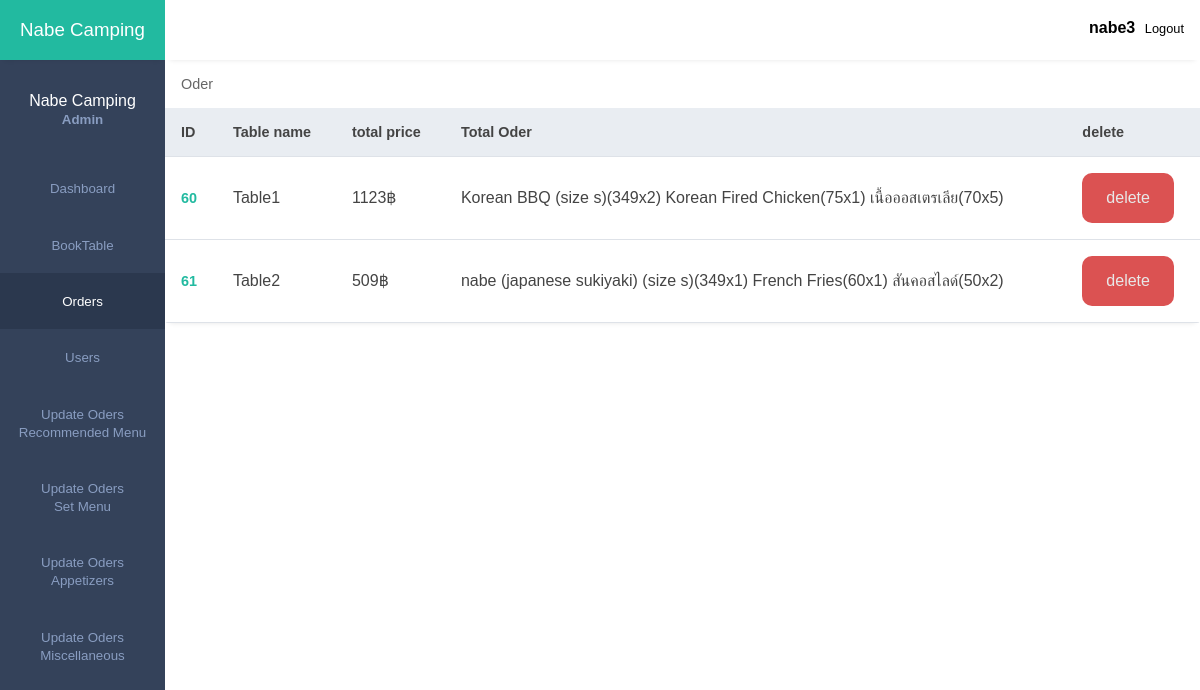
The page /Oders.php (signed in) on the database its author committed.
### tables this page shows
CREATE TABLE `oders` (
  `id` int(100) NOT NULL,
  `namebook` varchar(100) NOT NULL,
  `total_oders` varchar(1000) NOT NULL,
  `total_price` int(100) NOT NULL
);

### Oders.php (the view, shortened to what this page needs)
<?php
    include('config.php');
?>
<!DOCTYPE html>
<html lang="en">
<head>
    <link rel="stylesheet" href="css/dashboardadmin.css">
    <link rel="stylesheet" href="https://maxst.icons8.com/vue-static/landings/line-awesome/line-awesome/1.3.0/css/line-awesome.min.css">
</head>
<body>
    <div class="sidebar">
        <div class="side-header">
            <h3><span>Nabe Camping</span></h3>
        </div>
        <div class="side-content">
            <div class="profile">
                <h4>Nabe Camping</h4>
                <small>Admin</small>
            </div>
            <div class="side-menu">
                <ul>
                    <li>
                       <a href="dashboard.php">
                            <small>Dashboard</small>
                        </a>
                    </li>
                       <a href="booking.php">
                            <small>BookTable</small>
                        </a>
                    <li>
                       <a href="Oders.php" class="active">
                            <small>Orders</small>
                        </a>
                    </li>
                    <li>
                       <a href="aduser.php">
                            <small>Users</small>
                        </a>
                    </li>
                    <li>
                       <a href="updateoder_rec.php">
                            <small>Update Oders <br>Recommended Menu </small>
                        </a>
                    </li>
                    <li>
                       <a href="updateoder_set.php">
                            <small>Update Oders <br>Set Menu</small>
                        </a>
                    </li>
                    <li>
                       <a href="updateoder_app.php">
                            <small>Update Oders <br>Appetizers</small>
                        </a>
                    </li>
                    <li>
                       <a href="updateoder_mis.php">
                            <small>Update Oders <br> Miscellaneous </small>
                        </a>
                    </li>
                </ul>
            </div>
        </div>
    </div>
    <div class="main-content">
        <header>
            <div class="header-content">
                <div class="header-menu">
                    <div class="user">
                        <?php if (isset($_SESSION['username'])) : ?>
                        <p class="usernametext"><strong><?php echo $_SESSION['username'] ; ?></strong></p>
                        <a href="Oders.php?logout='1'"><span class="las la-power-off"></span></a>
                        <a href="Oders.php?logout='1'"><span class ="btnlogout">Logout</span></a>
                        <?php endif ?>
                    </div>
                </div>
            </div>
        </header>
        <main>
                <div class="records table-responsive">
                    <div class="record-header">
                        <div class="add">
                            <span>Oder</span>
                        </div>
                    </div>
                    <div>
                        <table width="100%">
                            <thead>
                                <tr>
                                    <th>ID</th>
                                    <th>Table name</th>
                                    <th>total price</th>
                                    <th>Total Oder</th>
                                    <th>delete</th>
                                </tr>
                            </thead>
                            <tbody>
                            <tr>
                                <?php
                                    $select_oders = $con->prepare("SELECT * FROM oders ");
                                    $select_oders->execute();
                                        if ($select_oders->rowCount() > 0)
                                            while($fetch_oders = $select_oders->fetch(PDO::FETCH_ASSOC)){
                                                ?>
                                                <tr>
                                                <td><?= $fetch_oders['id'];?></td>
                                                <td><?= $fetch_oders['namebook'];?></td>
                                                <td><?= $fetch_oders['total_price'];?>฿</td>
                                                <td><?= $fetch_oders['total_oders'];?></td>
                                                <td>
                                                    <div class="action">
                                                    <a href="oder_delete_db.php?delete_oders=<?= $fetch_oders['id'];?>"><button class="btn9 primary-btn9">delete</button></a>
                                                    </div>
                                                </td>
                                                <?php
                                        }
                                        else
                                        {
                                            ?> <td>no orders placed yet!</td><?php
                                        }
                                ?>
                            </tr>
                            </tbody>
                        </table>
                    </div>
                </div>
            </div>
</body>
</html>

### css/dashboardadmin.css (style rules this page uses)
:root { --main-color: #22BAA0; --color-dark: #34425A; --text-grey: #B0B0B0; --black1 :#000000; --green: #2d9c49; --white1: #e8e8e8; --red : #db5252; --orange: #e79121; }
.btnlogout { color: var(--black1); }
* { margin: 0; padding: 0; text-decoration: none; list-style-type: none; box-sizing: border-box; font-family: 'Merriweather', sans-serif; }
.btnlogout { font-family: 'Merriweather', sans-serif; }
.sidebar { position: fixed; height: 100%; width: 165px; left: 0; bottom: 0; top: 0; z-index: 100; background: var(--color-dark); transition: left 300ms; }
.side-header { box-shadow: 0px 5px 5px -5px rgb(0 0 0 /10%); background: var(--main-color); height: 60px; display: flex; justify-content: center; align-items: center; }
.side-header h3, side-head span { color: #fff; font-weight: 400; }
.side-content { height: calc(100vh - 60px); overflow: auto; }
.profile { text-align: center; padding: 2rem 0rem; }
.profile h4 { color: #fff; font-weight: 500; }
.profile small { color: #899DC1; font-weight: 600; }
.sidebar { overflow-y: auto; }
.side-menu ul { text-align: center; }
.side-menu a { display: block; padding: 1.2rem 0rem; }
.side-menu a.active { background: #2B384E; }
.side-menu a.active span, .side-menu a.active small { color: #fff; }
.side-menu a span, .side-menu a small { color: #899DC1; }
.main-content { margin-left: 165px; width: calc(100% - 165px); transition: margin-left 300ms; }
header { position: fixed; right: 0; top: 0; left: 165px; z-index: 100; height: 60px; box-shadow: 0px 5px 5px -5px rgb(0 0 0 /10%); background: #fff; transition: left 300ms; }
.header-content, .header-menu { display: flex; align-items: center; }
.header-content { justify-content: space-between; padding: 0rem 1rem; padding-top: 1.2rem; }
.header-menu { justify-content: flex-end; }
.user { display: flex; align-items: center; }
.usernametext { font-size: 1rem; text-align: center; }
.user span:last-child { display: inline-block; margin-left: .3rem; font-size: .8rem; }
main { margin-top: 60px; }
.records { box-shadow: 0px 5px 5px -5px rgb(0 0 0 / 10%); background: #fff; border-radius: 3px; }
.record-header { padding: 1rem; display: flex; justify-content: space-between; align-items: center; }
.add, .browse { display: flex; align-items: center; }
.add span { display: inline-block; margin-right: .6rem; font-size: .9rem; color: #666; }
input, button, select { outline: none; }
.table-responsive { width: 100%; overflow: auto; }
table { border-collapse: collapse; }
table thead tr { background: #e9edf2; }
table thead th { padding: 1rem 1rem; text-align: left; color: #444; font-size: .9rem; }
table thead th:first-child { padding-left: 1rem; }
table tbody td { padding: 1rem 1rem; color: #444; }
table tbody td:first-child { padding-left: 1rem; color: var(--main-color); font-weight: 600; font-size: .9rem; }
table tbody tr { border-bottom: 1px solid #dee2e8; }
.btn9 { color: var(--red); border-radius: 10px; font-size: 1rem; padding: 1rem 1.5rem; border: none; }
.primary-btn9 { color: var(--white1); background: var(--red); cursor: pointer; }
.action { display: flex; gap: 1rem; }

### rows shown on the page
oders: id "60", namebook "Table1", total_price "1123", total_oders "Korean BBQ (size s)(349x2) Korean Fired Chicken(75x1) เนื้อออสเตรเลีย(70x5)"
oders: id "61", namebook "Table2", total_price "509", total_oders "nabe (japanese sukiyaki) (size s)(349x1) French Fries(60x1) สันคอสไลด์(50x2)"

### other values the page prints
$_SESSION['username'] "nabe3"
